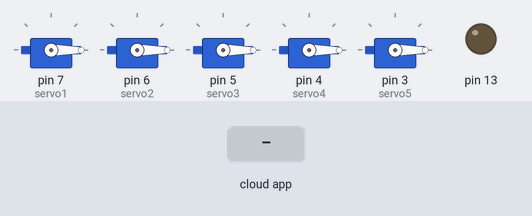
Recording of a sketch running on a simulated Arduino Uno, built with avr-gcc and run on an emulated ATmega328P. Shown: 5 × servo, output pins drawn as LEDs (lit = HIGH). Inputs (shaded band) come from the test bench. The ROS host is connected and sends only what is stated.

Above: at 1.2 s.
1.3 s: the phone or cloud app sets linear.x to 100
At 1.77 s:
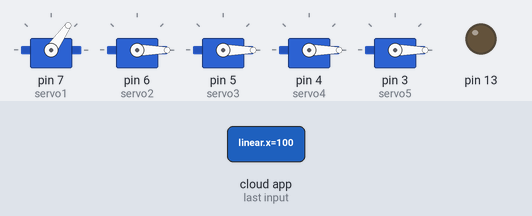
At 3.7 s:
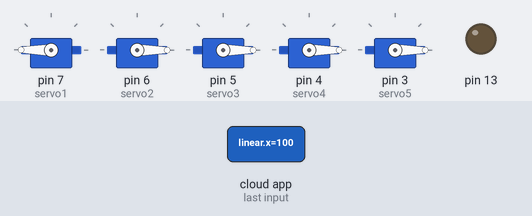
4.3 s: the phone or cloud app sets linear.x to -100
7.3 s: the phone or cloud app sets linear.x to 100
10.3 s: the phone or cloud app sets linear.x to 0
At 11.0 s:
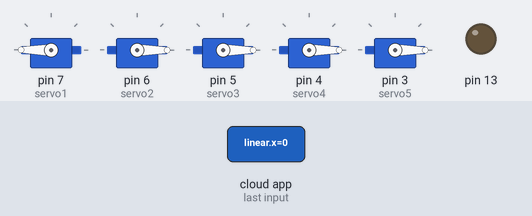
Timing chart, 0 to 12.8 s (numbered marks = the images above; inputs shaded):
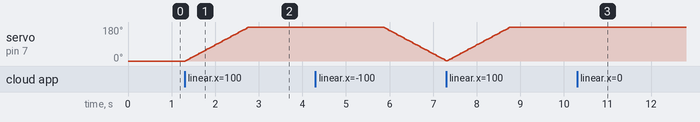

The sketch:

ARM.ino
```cpp
#if (ARDUINO >= 100)
 #include <Arduino.h>
#else
 #include <WProgram.h>
#endif

#include <Servo.h>
#include <ros.h>
#include <std_msgs/UInt16.h>
#include <geometry_msgs/Twist.h>
ros::NodeHandle  nh;

Servo servo1;
Servo servo2;
Servo servo3;
Servo servo4;
Servo servo5;

int servo_state1 = 0;
int servo_state2 = 0;
int servo_state3 = 0;
int servo_state4 = 0;
int servo_state5 = 0;
int x=0;
int y=0;
int z=0;
int f=0;
int h=0;
void servo_cb( const geometry_msgs::Twist& cmd_msg){
  servo_state1=cmd_msg.linear.x;
  servo_state2=cmd_msg.linear.y;
  servo_state3=cmd_msg.angular.x;
  servo_state4=cmd_msg.angular.y;
}


ros::Subscriber<geometry_msgs::Twist> sub("/cmd_vel", servo_cb);

//  servo.write(cmd_msg.data); //set servo angle, should be from 0-180
  //digitalWrite(13, HIGH-digitalRead(13));  //toggle led

void setup(){
  pinMode(13, OUTPUT);

  nh.initNode();
  nh.subscribe(sub);

  servo1.attach(7);
  servo2.attach(6);
  servo3.attach(5);
  servo4.attach(4);
  servo5.attach(3);
}

void loop(){

  //servo.write(servo_state);
  if (servo_state1 > 0){
    y+=1;
  }
  else if(servo_state1 < 0){
    y-=1;
  }
  servo1.write(y);

  if (servo_state2 > 0){
    x+=1;
  }
  else if(servo_state2 < 0){
    x-=1;
  }
  servo2.write(x);
  if (servo_state3 > 0){
    z+=1;
  }
  else if(servo_state3 < 0){
    z-=1;
  }
  servo3.write(z);
  if (servo_state4 > 0){
    f+=1;
  }
  else if(servo_state4 < 0){
    f-=1;
  }
  servo4.write(f);
  if (servo_state5 > 0){
    h+=1;
  }
  else if(servo_state5 < 0){
    h-=1;
  }
  servo5.write(h);

  nh.spinOnce();
  delay(7);
}
```

Measured:
- after the input at 1.3 s, servo on pin 7 (servo1): moves from 0° to 180° over 1.5 s, starting at once
- after the input at 10.3 s, servo on pin 7 (servo1): stops changing and stays 180°
